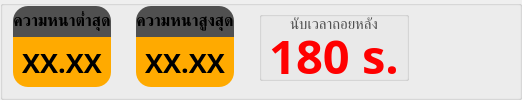
               <widget class="QGroupBox" name="timeout_main_group">
                <property name="minimumSize">
                 <size>
                  <width>0</width>
                  <height>100</height>
                 </size>
                </property>
                <property name="maximumSize">
                 <size>
                  <width>16777215</width>
                  <height>100</height>
                 </size>
                </property>
                <property name="styleSheet">
                 <string notr="true">#summary_min_thickness, #summary_max_thickness {
	background-color: rgb(255, 170, 0);
	border-bottom-left-radius: 15px;
	border-bottom-right-radius: 15px;
}

#summary_min_thickness_label, #summary_max_thickness_label {
	background-color: rgb(80, 80, 80);
	border-top-left-radius: 15px;
	border-top-right-radius: 15px;
}</string>
                </property>
                <layout class="QHBoxLayout" name="horizontalLayout_59">
                 <property name="spacing">
                  <number>25</number>
                 </property>
                 <property name="leftMargin">
                  <number>10</number>
                 </property>
                 <property name="topMargin">
                  <number>0</number>
                 </property>
                 <property name="rightMargin">
                  <number>20</number>
                 </property>
                 <property name="bottomMargin">
                  <number>10</number>
                 </property>
                 <item>
                  <widget class="QFrame" name="thickness_min_frame">
                   <property name="maximumSize">
                    <size>
                     <width>200</width>
                     <height>16777215</height>
                    </size>
                   </property>
                   <property name="layoutDirection">
                    <enum>Qt::LeftToRight</enum>
                   </property>
                   <property name="styleSheet">
                    <string notr="true"/>
                   </property>
                   <layout class="QVBoxLayout" name="verticalLayout_23">
                    <property name="spacing">
                     <number>0</number>
                    </property>
                    <property name="leftMargin">
                     <number>0</number>
                    </property>
                    <property name="topMargin">
                     <number>0</number>
                    </property>
                    <property name="rightMargin">
                     <number>0</number>
                    </property>
                    <property name="bottomMargin">
                     <number>0</number>
                    </property>
                    <item>
                     <widget class="QLabel" name="summary_min_thickness_label">
                      <property name="font">
                       <font>
                        <family>Kanit</family>
                        <pointsize>12</pointsize>
                        <bold>true</bold>
                       </font>
                      </property>
                      <property name="layoutDirection">
                       <enum>Qt::LeftToRight</enum>
                      </property>
                      <property name="autoFillBackground">
                       <bool>false</bool>
                      </property>
                      <property name="styleSheet">
                       <string notr="true"/>
                      </property>
                      <property name="text">
                       <string>ความหนาต่ำสุด</string>
                      </property>
                      <property name="alignment">
                       <set>Qt::AlignCenter</set>
                      </property>
                     </widget>
                    </item>
                    <item>
                     <widget class="QLabel" name="summary_min_thickness">
                      <property name="minimumSize">
                       <size>
                        <width>0</width>
                        <height>50</height>
                       </size>
                      </property>
                      <property name="maximumSize">
                       <size>
                        <width>16777215</width>
                        <height>50</height>
                       </size>
                      </property>
                      <property name="font">
                       <font>
                        <family>Kanit</family>
                        <pointsize>20</pointsize>
                        <bold>true</bold>
                       </font>
                      </property>
                      <property name="styleSheet">
                       <string notr="true"/>
                      </property>
                      <property name="text">
                       <string>XX.XX</string>
                      </property>
                      <property name="alignment">
                       <set>Qt::AlignCenter</set>
                      </property>
                     </widget>
                    </item>
                   </layout>
                  </widget>
                 </item>
                 <item>
                  <widget class="QFrame" name="thickness_max_frame">
                   <property name="maximumSize">
                    <size>
                     <width>200</width>
                     <height>16777215</height>
                    </size>
                   </property>
                   <property name="layoutDirection">
                    <enum>Qt::LeftToRight</enum>
                   </property>
                   <property name="styleSheet">
                    <string notr="true"/>
                   </property>
                   <layout class="QVBoxLayout" name="verticalLayout_24">
                    <property name="spacing">
                     <number>0</number>
                    </property>
                    <property name="leftMargin">
                     <number>0</number>
                    </property>
                    <property name="topMargin">
                     <number>0</number>
                    </property>
                    <property name="rightMargin">
                     <number>0</number>
                    </property>
                    <property name="bottomMargin">
                     <number>0</number>
                    </property>
                    <item>
                     <widget class="QLabel" name="summary_max_thickness_label">
                      <property name="font">
                       <font>
                        <family>Kanit</family>
                        <pointsize>12</pointsize>
                        <bold>true</bold>
                       </font>
                      </property>
                      <property name="layoutDirection">
                       <enum>Qt::LeftToRight</enum>
                      </property>
                      <property name="autoFillBackground">
                       <bool>false</bool>
                      </property>
                      <property name="styleSheet">
                       <string notr="true"/>
                      </property>
                      <property name="text">
                       <string>ความหนาสูงสุด</string>
                      </property>
                      <property name="alignment">
                       <set>Qt::AlignCenter</set>
                      </property>
                     </widget>
                    </item>
                    <item>
                     <widget class="QLabel" name="summary_max_thickness">
                      <property name="minimumSize">
                       <size>
                        <width>0</width>
                        <height>50</height>
                       </size>
                      </property>
                      <property name="maximumSize">
                       <size>
                        <width>16777215</width>
                        <height>50</height>
                       </size>
                      </property>
                      <property name="font">
                       <font>
                        <family>Kanit</family>
                        <pointsize>20</pointsize>
                        <bold>true</bold>
                       </font>
                      </property>
                      <property name="styleSheet">
                       <string notr="true"/>
                      </property>
                      <property name="text">
                       <string>XX.XX</string>
                      </property>
                      <property name="alignment">
                       <set>Qt::AlignCenter</set>
                      </property>
                     </widget>
                    </item>
                   </layout>
                  </widget>
                 </item>
                 <item>
                  <widget class="QGroupBox" name="timeout_group">
                   <property name="minimumSize">
                    <size>
                     <width>150</width>
                     <height>0</height>
                    </size>
                   </property>
                   <property name="maximumSize">
                    <size>
                     <width>150</width>
                     <height>70</height>
                    </size>
                   </property>
                   <property name="font">
                    <font>
                     <pointsize>1</pointsize>
                    </font>
                   </property>
                   <layout class="QVBoxLayout" name="verticalLayout_26">
                    <property name="spacing">
                     <number>0</number>
                    </property>
                    <property name="leftMargin">
                     <number>0</number>
                    </property>
                    <property name="topMargin">
                     <number>0</number>
                    </property>
                    <property name="rightMargin">
                     <number>0</number>
                    </property>
                    <property name="bottomMargin">
                     <number>0</number>
                    </property>
                    <item>
                     <widget class="QLabel" name="timeout_title">
                      <property name="font">
                       <font>
                        <family>Kanit</family>
                        <pointsize>11</pointsize>
                       </font>
                      </property>
                      <property name="styleSheet">
                       <string notr="true">color: rgb(80, 80, 80);</string>
                      </property>
                      <property name="text">
                       <string>นับเวลาถอยหลัง</string>
                      </property>
                      <property name="alignment">
                       <set>Qt::AlignCenter</set>
                      </property>
                     </widget>
                    </item>
                    <item>
                     <widget class="QLabel" name="timeout">
                      <property name="font">
                       <font>
                        <family>Kanit</family>
                        <pointsize>35</pointsize>
                        <bold>true</bold>
                       </font>
                      </property>
                      <property name="styleSheet">
                       <string notr="true">color: rgb(255, 0, 0);</string>
                      </property>
                      <property name="text">
                       <string>180 s.</string>
                      </property>
                      <property name="alignment">
                       <set>Qt::AlignCenter</set>
                      </property>
                     </widget>
                    </item>
                   </layout>
                  </widget>
                 </item>
                 <item>
                  <widget class="QPushButton" name="button_exit_program">
                   <property name="minimumSize">
                    <size>
                     <width>65</width>
                     <height>65</height>
                    </size>
                   </property>
                   <property name="maximumSize">
                    <size>
                     <width>65</width>
                     <height>65</height>
                    </size>
                   </property>
                   <property name="cursor">
                    <cursorShape>PointingHandCursor</cursorShape>
                   </property>
                   <property name="styleSheet">
                    <string notr="true">border: none;</string>
                   </property>
                   <property name="text">
                    <string/>
                   </property>
                   <property name="icon">
                    <iconset resource="../../../resource.qrc">
                     <normaloff>:/assets/icon/exit.png</normaloff>:/assets/icon/exit.png</iconset>
                   </property>
                   <property name="iconSize">
                    <size>
                     <width>60</width>
                     <height>60</height>
                    </size>
                   </property>
                  </widget>
                 </item>
                </layout>
               </widget>
